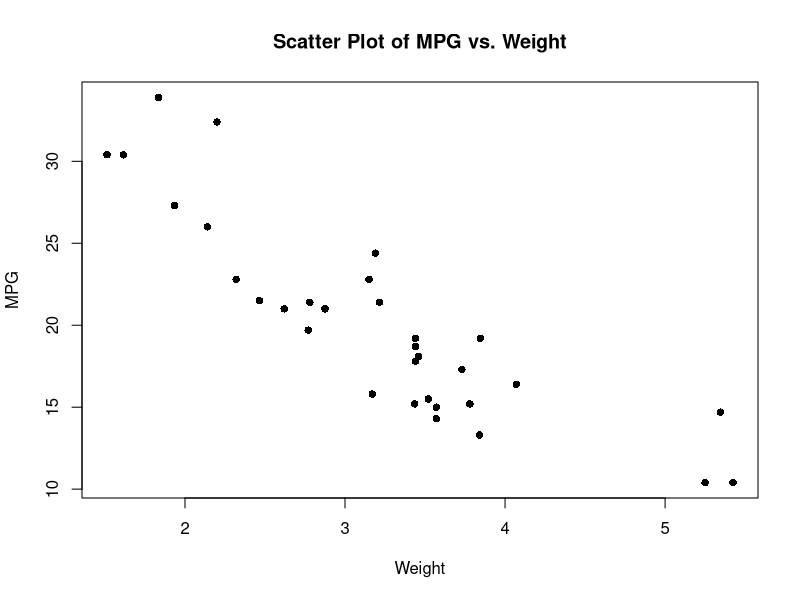
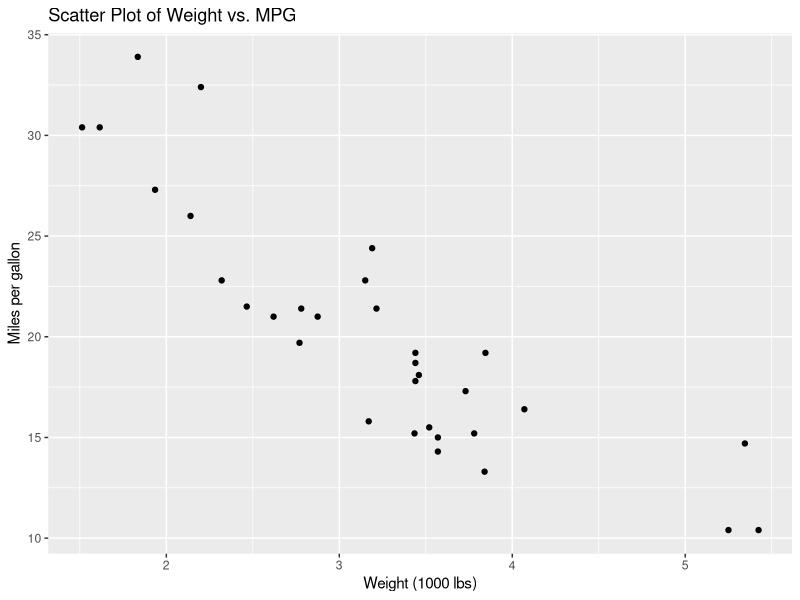
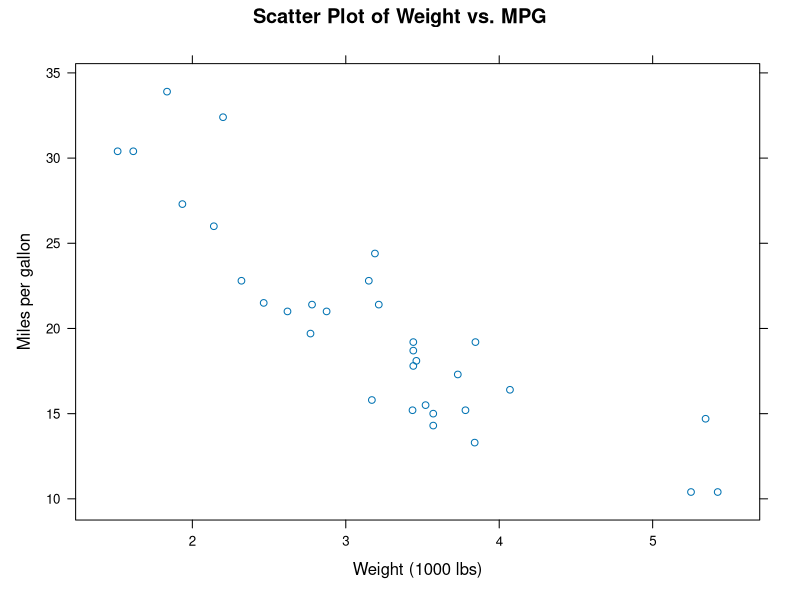
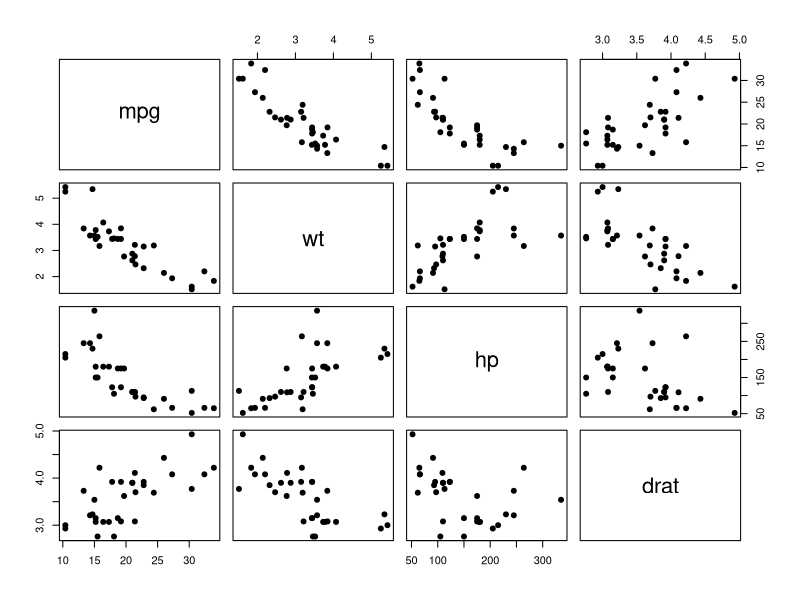
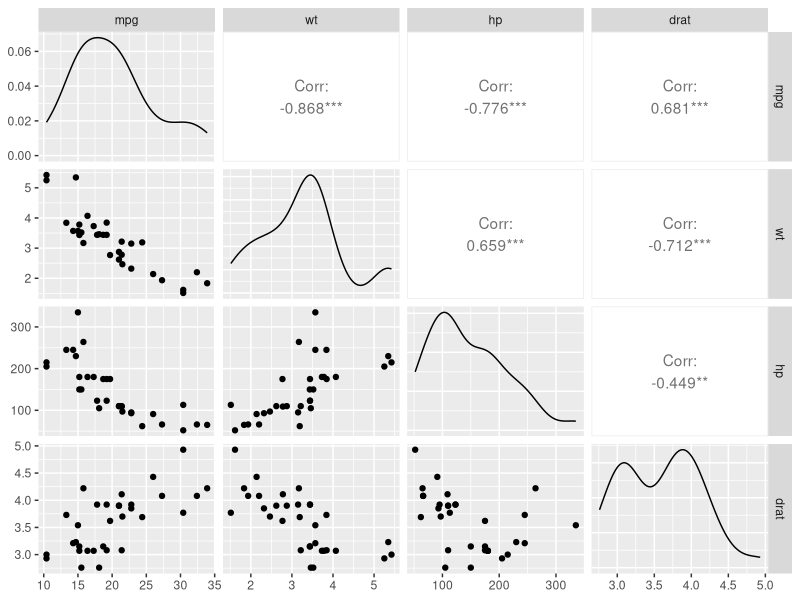
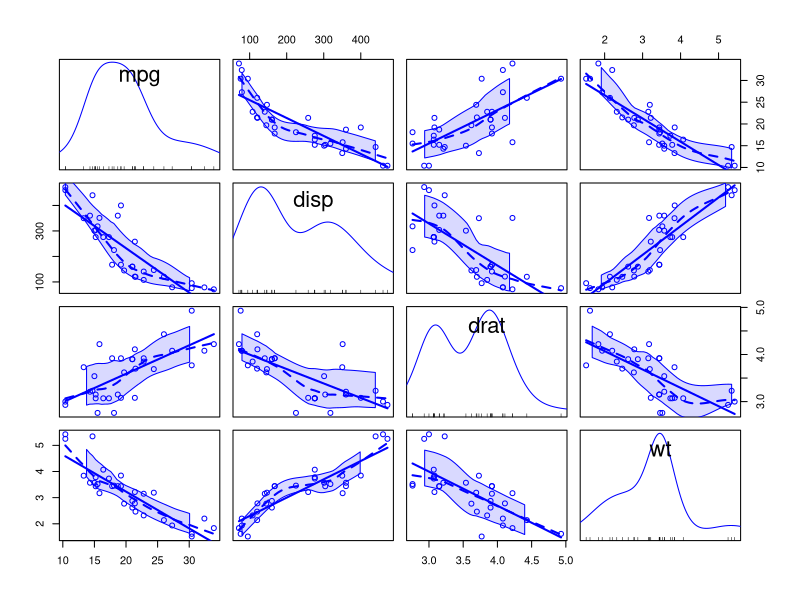
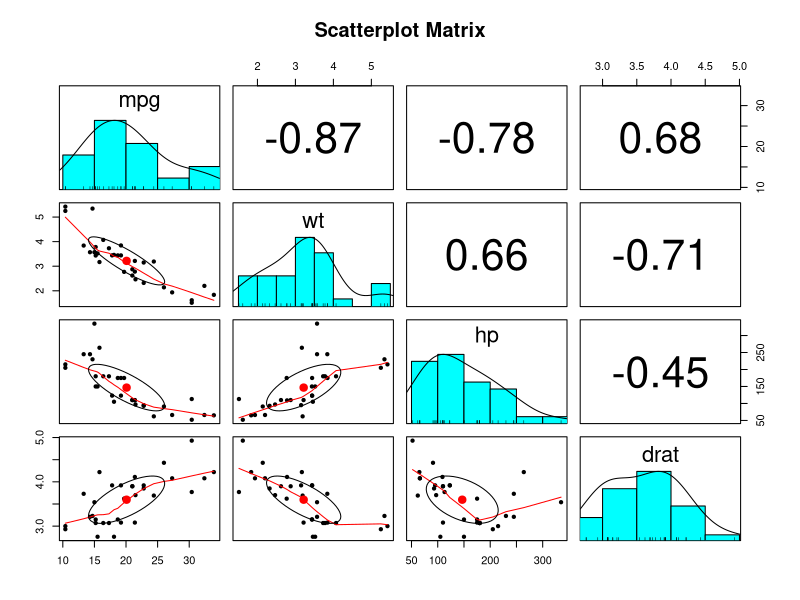
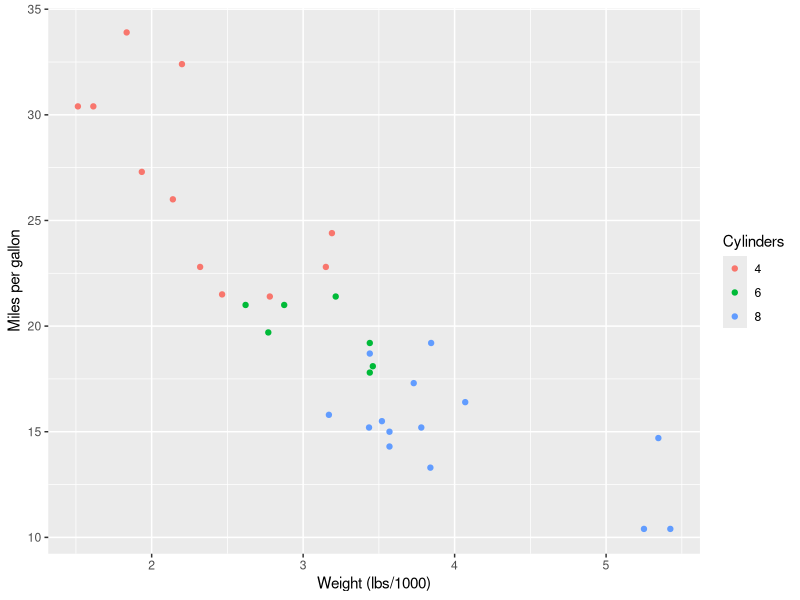

These figures' R source, in order:
## ---- chunk 1
# Load the required libraries, suppressing annoying startup messages
library(tibble) 
suppressPackageStartupMessages(library(dplyr))
# Read the mtcars dataset into a tibble called tb
data(mtcars)
tb <- as_tibble(mtcars)
# Convert several numeric columns into factor variables
tb$cyl <- as.factor(tb$cyl)
tb$vs <- as.factor(tb$vs)
tb$am <- as.factor(tb$am)
tb$gear <- as.factor(tb$gear)
# Directly access the data columns of tb, without tb$mpg
attach(tb)
## ---- chunk 2
plot(tb$wt, tb$mpg, main = "Scatter Plot of MPG vs. Weight",
     xlab = "Weight", ylab = "MPG", pch = 16)

## ---- chunk 3
# Load the ggplot2 package
library(ggplot2)

# Create the scatter plot
ggplot(tb, aes(x = wt, y = mpg)) + 
  geom_point() + 
  xlab("Weight (1000 lbs)") + 
  ylab("Miles per gallon") + 
  ggtitle("Scatter Plot of Weight vs. MPG")

## ---- chunk 4
# Load the Lattice package
library(lattice)

# Create the scatter plot
xyplot(mpg ~ wt, data = tb, 
       xlab = "Weight (1000 lbs)", 
       ylab = "Miles per gallon", 
       main = "Scatter Plot of Weight vs. MPG")

## ---- chunk 5

# scatter plot matrix for mpg, wt, hp, drat
pairs(tb[,c("mpg","wt","hp","drat")], pch = 19)

## ---- chunk 6
# Load the GGally package
library(GGally)

# Create a scatterplot matrix using ggpairs()
ggpairs(tb[,c("mpg","wt","hp","drat")])

## ---- chunk 7
# Load the car package
library(car)

# Create a scatterplot matrix using scatterplotMatrix()
scatterplotMatrix(~ mpg + disp +drat +wt, 
                  data = tb, col = c("blue", "red")) 

## ---- chunk 8
# Load the psych package
library(psych)

# Create a scatterplot matrix using pairs.panels()
pairs.panels(tb[,c("mpg","wt","hp","drat")], 
             main = "Scatterplot Matrix")

## ---- chunk 9
# Load the ggplot2 package
library(ggplot2)

# Create a scatterplot of mpg vs. wt, colored by cyl
ggplot(tb, aes(x = wt, y = mpg, color = factor(cyl))) +
  geom_point() +
  labs(x = "Weight (lbs/1000)", y = "Miles per gallon") +
  scale_color_discrete(name = "Cylinders")

## ---- chunk 10
# Load the ggplot2 package
library(ggplot2)

# Create a scatterplot matrix using ggplot()
ggplot(tb, aes(x = mpg, y = disp)) +
  geom_point() +
  facet_grid(. ~ cyl)

